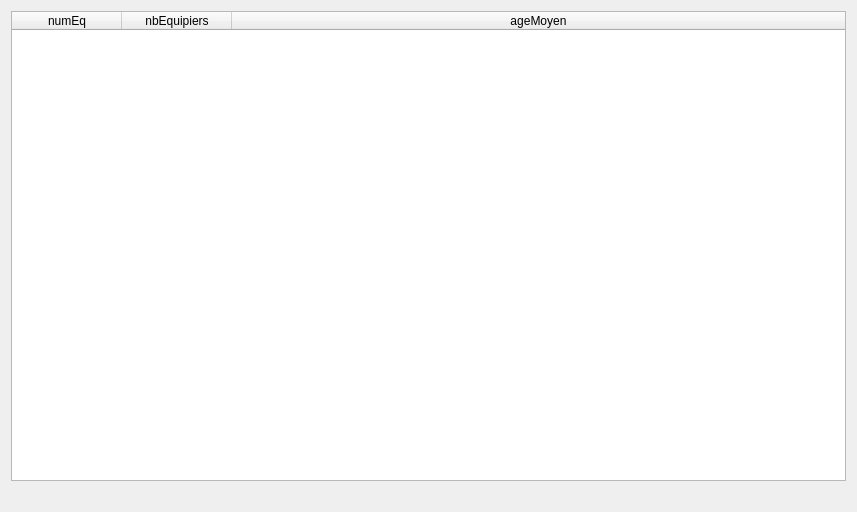
<?xml version="1.0" encoding="UTF-8"?>
<ui version="4.0">
 <class>Dialog</class>
 <widget class="QDialog" name="Dialog">
  <property name="geometry">
   <rect>
    <x>0</x>
    <y>0</y>
    <width>857</width>
    <height>512</height>
   </rect>
  </property>
  <property name="windowTitle">
   <string>Âge moyen des équipes qui ont gagné une médaille d'or</string>
  </property>
  <layout class="QVBoxLayout" name="verticalLayout">
   <item>
    <widget class="QTableWidget" name="tableAgeMoyenV1">
     <property name="sizePolicy">
      <sizepolicy hsizetype="Expanding" vsizetype="Expanding">
       <horstretch>0</horstretch>
       <verstretch>0</verstretch>
      </sizepolicy>
     </property>
     <property name="minimumSize">
      <size>
       <width>0</width>
       <height>400</height>
      </size>
     </property>
     <property name="baseSize">
      <size>
       <width>0</width>
       <height>0</height>
      </size>
     </property>
     <property name="layoutDirection">
      <enum>Qt::LeftToRight</enum>
     </property>
     <property name="sizeAdjustPolicy">
      <enum>QAbstractScrollArea::AdjustToContents</enum>
     </property>
     <property name="sortingEnabled">
      <bool>true</bool>
     </property>
     <property name="columnCount">
      <number>3</number>
     </property>
     <attribute name="horizontalHeaderCascadingSectionResizes">
      <bool>true</bool>
     </attribute>
     <attribute name="horizontalHeaderDefaultSectionSize">
      <number>110</number>
     </attribute>
     <attribute name="horizontalHeaderHighlightSections">
      <bool>true</bool>
     </attribute>
     <attribute name="horizontalHeaderMinimumSectionSize">
      <number>50</number>
     </attribute>
     <attribute name="horizontalHeaderShowSortIndicator" stdset="0">
      <bool>true</bool>
     </attribute>
     <attribute name="horizontalHeaderStretchLastSection">
      <bool>true</bool>
     </attribute>
     <attribute name="verticalHeaderVisible">
      <bool>false</bool>
     </attribute>
     <column>
      <property name="text">
       <string>numEq</string>
      </property>
     </column>
     <column>
      <property name="text">
       <string>nbEquipiers</string>
      </property>
     </column>
     <column>
      <property name="text">
       <string>ageMoyen</string>
      </property>
     </column>
    </widget>
   </item>
   <item>
    <widget class="QLabel" name="label_tableAgeMoyen">
     <property name="text">
      <string/>
     </property>
    </widget>
   </item>
  </layout>
 </widget>
 <resources/>
 <connections/>
</ui>
